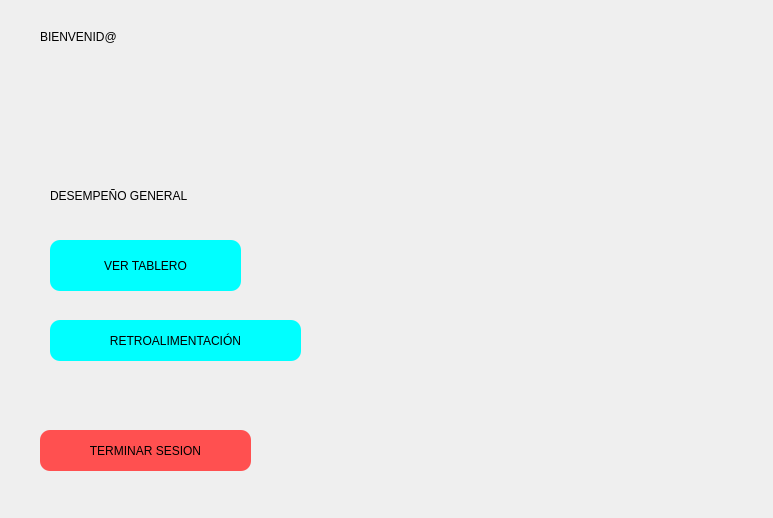
<?xml version="1.0" encoding="UTF-8"?>
<ui version="4.0">
 <class>Form</class>
 <widget class="QWidget" name="Form">
  <property name="geometry">
   <rect>
    <x>0</x>
    <y>0</y>
    <width>773</width>
    <height>518</height>
   </rect>
  </property>
  <property name="windowTitle">
   <string>Form</string>
  </property>
  <property name="styleSheet">
   <string notr="true">QPushButton {background-color: rgb(0, 255, 255);
font: 14pt &quot;Arial&quot;;
border-radius: 10px;
border-width: 2px;
hover: rgb(212, 255, 252)
}

QPushButton:hover {
background-color: rgb(100, 255, 255);
}

QPushButton:pressed {
background-color: rgb(27, 198, 186)
}

QLabel{
font: 14pt &quot;Arial&quot;;
}

#logout_button {background-color: rgb(255, 80, 80);
font: 14pt &quot;Arial&quot;;
border-radius: 10px;
border-width: 2px;
hover: rgb(212, 255, 252)
}

#logout_button:hover {
background-color: rgb(255, 136, 136);
}

#logout_button:pressed {
background-color: rgb(186, 3, 3)
}

#welcome_label_analista_calidad{
font: 18pt &quot;Arial&quot;;
}
</string>
  </property>
  <widget class="QLabel" name="labelSupervisor">
   <property name="geometry">
    <rect>
     <x>40</x>
     <y>30</y>
     <width>451</width>
     <height>81</height>
    </rect>
   </property>
   <property name="text">
    <string>BIENVENID@</string>
   </property>
   <property name="alignment">
    <set>Qt::AlignLeading|Qt::AlignLeft|Qt::AlignTop</set>
   </property>
   <property name="margin">
    <number>1</number>
   </property>
  </widget>
  <widget class="QPushButton" name="logout_button">
   <property name="geometry">
    <rect>
     <x>40</x>
     <y>430</y>
     <width>211</width>
     <height>41</height>
    </rect>
   </property>
   <property name="text">
    <string>TERMINAR SESION</string>
   </property>
  </widget>
  <widget class="QLabel" name="LOGO">
   <property name="geometry">
    <rect>
     <x>510</x>
     <y>20</y>
     <width>251</width>
     <height>71</height>
    </rect>
   </property>
   <property name="text">
    <string/>
   </property>
   <property name="pixmap">
    <pixmap>../../media/imagenes/logo.jpg</pixmap>
   </property>
  </widget>
  <widget class="QPushButton" name="retro">
   <property name="geometry">
    <rect>
     <x>50</x>
     <y>320</y>
     <width>251</width>
     <height>41</height>
    </rect>
   </property>
   <property name="text">
    <string>RETROALIMENTACIÓN</string>
   </property>
  </widget>
  <widget class="QLabel" name="desglose">
   <property name="geometry">
    <rect>
     <x>50</x>
     <y>170</y>
     <width>231</width>
     <height>51</height>
    </rect>
   </property>
   <property name="text">
    <string>DESEMPEÑO GENERAL</string>
   </property>
  </widget>
  <widget class="QPushButton" name="openDash">
   <property name="geometry">
    <rect>
     <x>50</x>
     <y>240</y>
     <width>191</width>
     <height>51</height>
    </rect>
   </property>
   <property name="text">
    <string>VER TABLERO</string>
   </property>
  </widget>
 </widget>
 <resources/>
 <connections/>
</ui>
